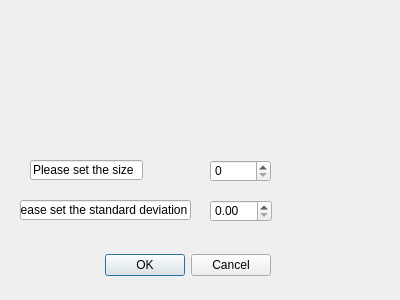
<?xml version="1.0" encoding="UTF-8"?>
<ui version="4.0">
 <class>dialogLoG</class>
 <widget class="QDialog" name="dialogLoG">
  <property name="geometry">
   <rect>
    <x>0</x>
    <y>0</y>
    <width>400</width>
    <height>300</height>
   </rect>
  </property>
  <property name="windowTitle">
   <string>LoG</string>
  </property>
  <property name="toolTip">
   <string>Please set the standard deviation of the filter</string>
  </property>
  <widget class="QDialogButtonBox" name="buttonBox">
   <property name="geometry">
    <rect>
     <x>-60</x>
     <y>240</y>
     <width>331</width>
     <height>51</height>
    </rect>
   </property>
   <property name="orientation">
    <enum>Qt::Horizontal</enum>
   </property>
   <property name="standardButtons">
    <set>QDialogButtonBox::Cancel|QDialogButtonBox::Ok</set>
   </property>
  </widget>
  <widget class="QDoubleSpinBox" name="doubleSpinBox">
   <property name="geometry">
    <rect>
     <x>210</x>
     <y>200</y>
     <width>62</width>
     <height>22</height>
    </rect>
   </property>
  </widget>
  <widget class="QSpinBox" name="spinBox">
   <property name="geometry">
    <rect>
     <x>210</x>
     <y>160</y>
     <width>61</width>
     <height>22</height>
    </rect>
   </property>
  </widget>
  <widget class="QLineEdit" name="lineEdit">
   <property name="enabled">
    <bool>true</bool>
   </property>
   <property name="geometry">
    <rect>
     <x>30</x>
     <y>160</y>
     <width>113</width>
     <height>20</height>
    </rect>
   </property>
   <property name="text">
    <string>Please set the size</string>
   </property>
   <property name="readOnly">
    <bool>true</bool>
   </property>
  </widget>
  <widget class="QLineEdit" name="lineEdit_2">
   <property name="geometry">
    <rect>
     <x>20</x>
     <y>200</y>
     <width>171</width>
     <height>20</height>
    </rect>
   </property>
   <property name="acceptDrops">
    <bool>true</bool>
   </property>
   <property name="autoFillBackground">
    <bool>false</bool>
   </property>
   <property name="text">
    <string>Please set the standard deviation</string>
   </property>
   <property name="readOnly">
    <bool>true</bool>
   </property>
  </widget>
 </widget>
 <resources/>
 <connections>
  <connection>
   <sender>buttonBox</sender>
   <signal>accepted()</signal>
   <receiver>dialogLoG</receiver>
   <slot>accept()</slot>
   <hints>
    <hint type="sourcelabel">
     <x>248</x>
     <y>254</y>
    </hint>
    <hint type="destinationlabel">
     <x>157</x>
     <y>274</y>
    </hint>
   </hints>
  </connection>
  <connection>
   <sender>buttonBox</sender>
   <signal>rejected()</signal>
   <receiver>dialogLoG</receiver>
   <slot>reject()</slot>
   <hints>
    <hint type="sourcelabel">
     <x>316</x>
     <y>260</y>
    </hint>
    <hint type="destinationlabel">
     <x>286</x>
     <y>274</y>
    </hint>
   </hints>
  </connection>
 </connections>
</ui>
